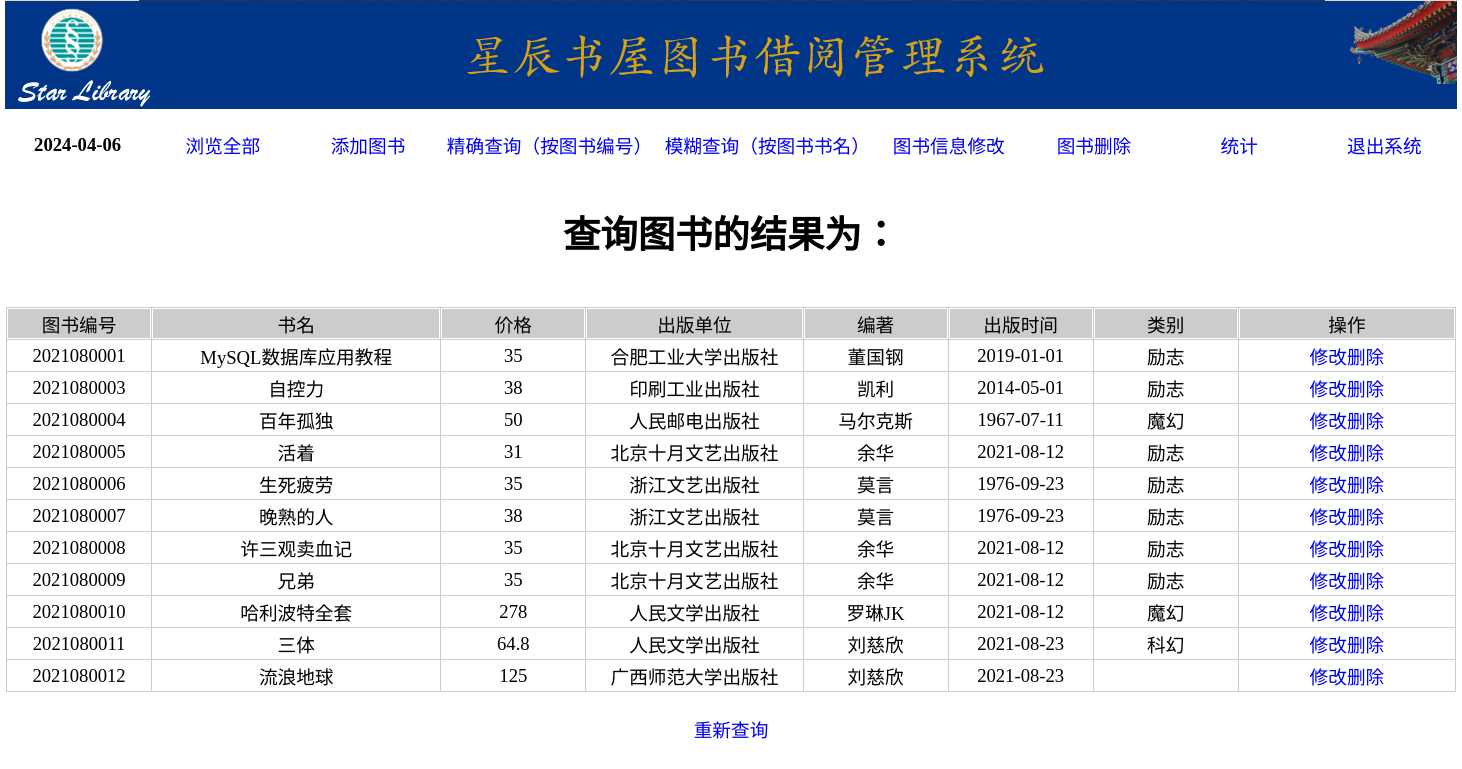
The app's page /php/hw/week10-1/result2.php with its own data.
### tables this page shows
CREATE TABLE `books` (
  `bookid` char(10) NOT NULL COMMENT '图书编号',
  `bookname` varchar(30) NOT NULL COMMENT '书名',
  `bookprice` varchar(30) NOT NULL COMMENT '价格',
  `press` varchar(30) DEFAULT NULL COMMENT '出版单位',
  `writer` varchar(8) DEFAULT NULL COMMENT '编著',
  `presstime` date DEFAULT NULL COMMENT '出版时间',
  `booktype` varchar(30) DEFAULT NULL COMMENT '类别',
  PRIMARY KEY (`bookid`)
);

### php/hw/week10-1/result2.php (the view, shortened to what this page needs)
<!DOCTYPE html PUBLIC "-//W3C//DTD XHTML 1.0 Transitional//EN" "http://www.w3.org/TR/xhtml1/DTD/xhtml1-transitional.dtd">
<html xmlns="http://www.w3.org/1999/xhtml">
<head>
  <link rel="stylesheet" type="text/css" href="./css/mystyle.css">
</head>
<body>
  <center>
    <table width="1452" border="0" cellpadding="0" cellspacing="0">
      <tr>
        <td colspan="9" height="109" background="images/Topbanner.jpg">&nbsp;</td>
      </tr>
      <tr>
        <td colspan="9" height="10">&nbsp;</td>
      </tr>
      <tr>
        <td width="10%" align="center" valign="middle">
          <b><?php echo date("Y-m-d"); ?></b>
        </td>
        <td width="10%" align="center" valign="middle"><a href="index.php" class="a">浏览全部</a></td>
        <td width="10%" align="center" valign="middle"><a href="add_book.php">添加图书</a></td>
        <td width="15%" align="center" valign="middle"><a href="search1.php">精确查询（按图书编号）</a></td>
        <td width="15%" align="center" valign="middle"><a href="search2.php">模糊查询（按图书书名）</a></td>
        <td width="10%" align="center" valign="middle"><a href="#">图书信息修改</a></td>
        <td width="10%" align="center" valign="middle"><a href="#">图书删除</a></td>
        <td width="10%" align="center" valign="middle"><a href="#">统计</a></td>
        <td width="10%" align="center" valign="middle"><a href="#">退出系统</a></td>
      </tr>
      <tr>
        <td colspan="9" height="10">&nbsp;</td>
      </tr>
      <tr>
        <td colspan="9" height="10" align="center">
          <h1>查询图书的结果为：</h1>
        </td>
      </tr>
      <tr>
        <td colspan="9" height="10">&nbsp;</td>
      </tr>
    </table>
    <?php
    include_once("conn/conn.php");
    $sqlstr = "select * from books where bookname like '%{$_POST['bookname']}%'";
    $result = mysqli_query($conn, $sqlstr);
    ?>
    <table width="1452" border="1" cellpadding="1" cellspacing="1" bordercolor="#ffffff" bgcolor="#cccccc">
      <tr>
        <td width="10%" align="center">图书编号</td>
        <td width="20%" align="center">书名</td>
        <td width="10%" align="center">价格</td>
        <td width="15%" align="center">出版单位</td>
        <td width="10%" align="center">编著</td>
        <td width="10%" align="center">出版时间</td>
        <td width="10%" align="center">类别</td>
        <td width="10%" align="center">操作</td>
      </tr>
      <?php
      while ($rows = mysqli_fetch_array($result)) {
      ?>
        <tr>
          <td width="10%" height="25" align="center" bgcolor="#ffffff"><?php echo $rows["bookid"]; ?></td>
          <td width="10%" align="center" bgcolor="#ffffff"><?php echo $rows["bookname"]; ?></td>
          <td width="10%" align="center" bgcolor="#ffffff"><?php echo $rows["bookprice"]; ?></td>
          <td width="15%" align="center" bgcolor="#ffffff"><?php echo $rows["press"]; ?></td>
          <td width="10%" align="center" bgcolor="#ffffff"><?php echo $rows["writer"]; ?></td>
          <td width="10%" align="center" bgcolor="#ffffff"><?php echo $rows["presstime"]; ?></td>
          <td width="10%" align="center" bgcolor="#ffffff"><?php echo $rows["booktype"]; ?></td>
          <td width="15%" align="center" bgcolor="#ffffff">
            <?php
            echo "<a href=editform2.php?bookid=" . $rows[0] . ">修改</a>";
            echo "<a href=delete2.php?bookid=" . $rows[0] . ">删除</a>";
            ?>
          </td>
        </tr>
  <?php
      }
      echo "</table><br><a href='search2.php'>重新查询</a></div>";
  ?>
</body>
</html>

### php/hw/week10-1/css/mystyle.css (style rules this page uses)
﻿ body,td,th { font-size:14pt; font-family:"楷体"; }
body { margin-left: 0px; margin-top: 0px; margin-right: 0px; margin-bottom: 0px; }
a:link { text-decoration: none; }

### records on screen
books: bookid "2021080001", bookname "MySQL数据库应用教程", bookprice "35", press "合肥工业大学出版社", writer "董国钢", presstime "2019-01-01", booktype "励志"
books: bookid "2021080003", bookname "自控力", bookprice "38", press "印刷工业出版社", writer "凯利", presstime "2014-05-01", booktype "励志"
books: bookid "2021080004", bookname "百年孤独", bookprice "50", press "人民邮电出版社", writer "马尔克斯", presstime "1967-07-11", booktype "魔幻"
books: bookid "2021080005", bookname "活着", bookprice "31", press "北京十月文艺出版社", writer "余华", presstime "2021-08-12", booktype "励志"
books: bookid "2021080006", bookname "生死疲劳", bookprice "35", press "浙江文艺出版社", writer "莫言", presstime "1976-09-23", booktype "励志"
books: bookid "2021080007", bookname "晚熟的人", bookprice "38", press "浙江文艺出版社", writer "莫言", presstime "1976-09-23", booktype "励志"
books: bookid "2021080008", bookname "许三观卖血记", bookprice "35", press "北京十月文艺出版社", writer "余华", presstime "2021-08-12", booktype "励志"
books: bookid "2021080009", bookname "兄弟", bookprice "35", press "北京十月文艺出版社", writer "余华", presstime "2021-08-12", booktype "励志"
books: bookid "2021080010", bookname "哈利波特全套", bookprice "278", press "人民文学出版社", writer "罗琳JK", presstime "2021-08-12", booktype "魔幻"
books: bookid "2021080011", bookname "三体", bookprice "64.8", press "人民文学出版社", writer "刘慈欣", presstime "2021-08-23", booktype "科幻"
books: bookid "2021080012", bookname "流浪地球", bookprice "125", press "广西师范大学出版社", writer "刘慈欣", presstime "2021-08-23"
